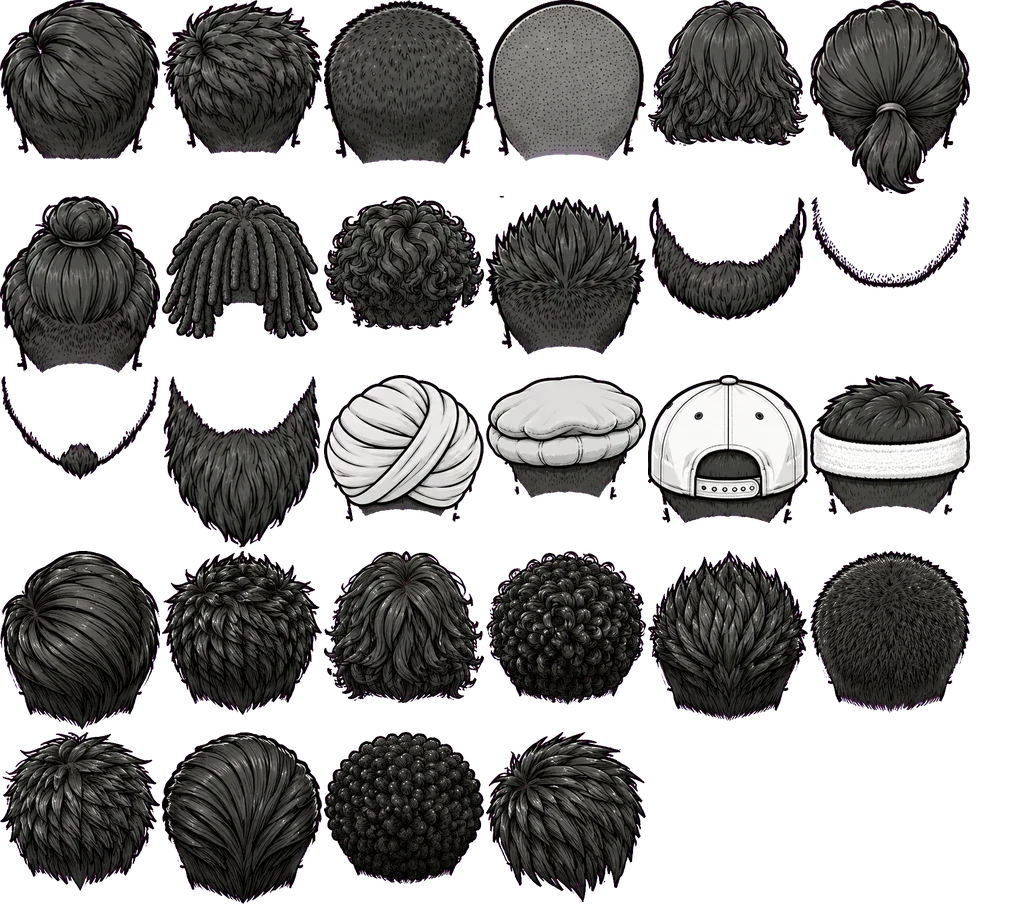
#> input picture img/hair/back.webp, 1024 x 904 px, given in place of ef476cc3-image.png, which was not available
$ python crest_preview.py ../../img/hair/back.webp
#> lines starting #> are read from the running program, lines starting #| are printed output that depends on the picture; after the words box and inside, x2 and y2 are one past the last pixel; in counts of white or black regions, pixels touching at a corner belong together; pictures that were not available may be replaced by others from this repository, and a replacement may not be noted
#> (reads tools/kit/crest-front.json from the repository)
### tools/build_hair.py
#!/usr/bin/env python3
"""Hair, beard and headwear overlays for the players on the pitch (img/hair/<view>.webp + js/hairatlas.js).

usage: python3 tools/build_hair.py FRONT.png BACK.png HEADWEAR.png

FRONT / BACK: rows of 5 on magenta: hair 1-10 (two rows), beards 11-15 (third row; the back
sheet's moustache is empty). HEADWEAR: top row front, bottom row back: turban, pakol, cap,
headband, sunglasses (front only). Thin stray lines (the ear outlines drawn on the back views)
are dropped. Needs numpy, scipy and Pillow.
"""
import json
import sys
import numpy as np
from PIL import Image
from scipy import ndimage as ndi

HAIR = ['part', 'messy', 'buzz', 'bald', 'long', 'ponytail', 'bun', 'dreads', 'curly', 'spiky']
BEARD = ['full', 'stubble', 'moustache', 'goatee', 'long']
WEAR = ['turban', 'pakol', 'cap', 'headband', 'shades']
# Where each piece sits on the head: the skull's top-centre is at (left + cx * width,
# top + dy * W) of the piece's box, W being the skull width the pieces were drawn on
# (the bald piece's width). Fitted by eye on the game's own head (tools preview).
SKULL = {'front': 244, 'back': 236, 'wear': 290}  # (the headwear sheet was drawn on a bigger head)
ANCHOR = {
    'hair:part': (0.5, 0.05), 'hair:messy': (0.5, 0.08), 'hair:buzz': (0.5, 0.0), 'hair:bald': (0.5, 0.0),
    'hair:long': (0.5, 0.02), 'hair:ponytail': (0.5, 0.03), 'hair:bun': (0.5, 0.3), 'hair:dreads': (0.5, 0.06),
    'hair:curly': (0.5, 0.1), 'hair:spiky': (0.5, 0.12),
    'beard:full': (0.5, -0.75), 'beard:stubble': (0.5, -0.8), 'beard:moustache': (0.5, -1.0),
    'beard:goatee': (0.5, -0.95), 'beard:long': (0.5, -0.75),
    'wear:turban': (0.5, 0.15), 'wear:pakol': (0.5, 0.1), 'wear:cap': (0.5, 0.05), 'wear:headband': (0.5, 0.12),
    'wear:shades': (0.5, -0.6),
}


def keyed(path):
    a = np.array(Image.open(path).convert('RGBA')).astype(np.float32)
    r, g, b = a[..., 0], a[..., 1], a[..., 2]
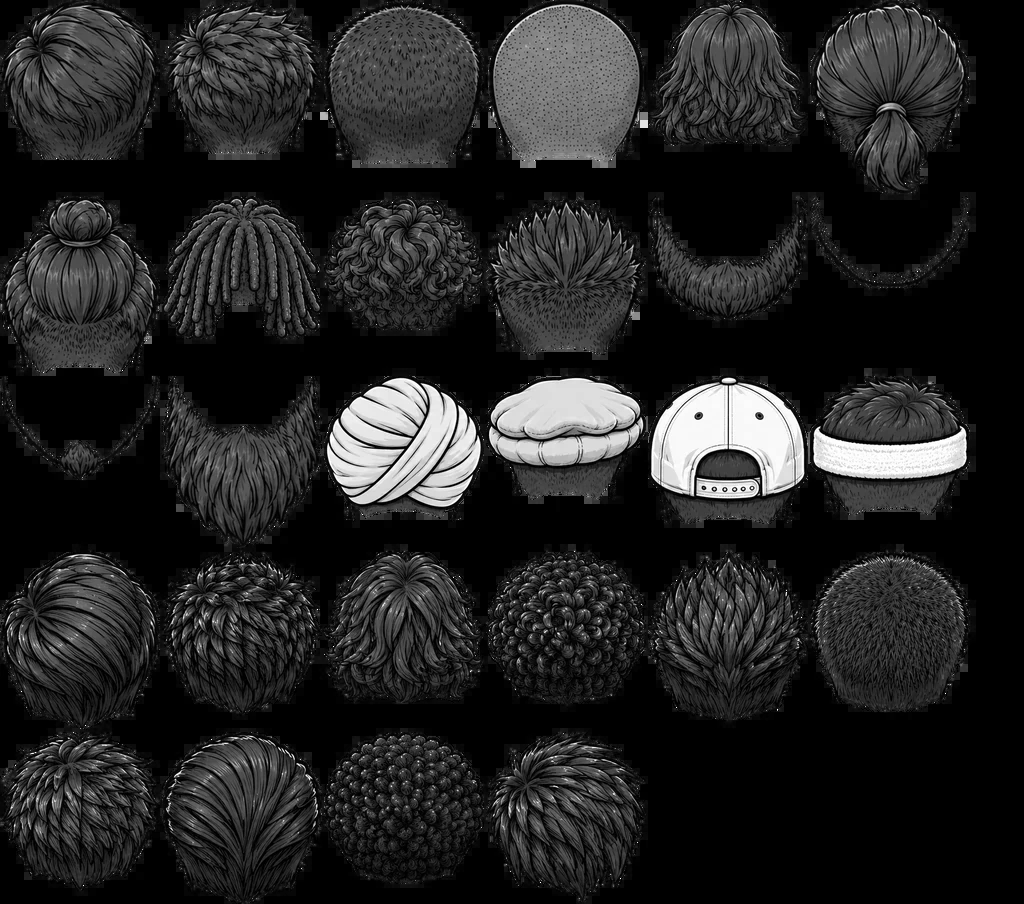
#> r: shape (904, 1024) float32; min 0, max 255, mean 35.5
    m = np.minimum(r, b) - g  # magenta-ness
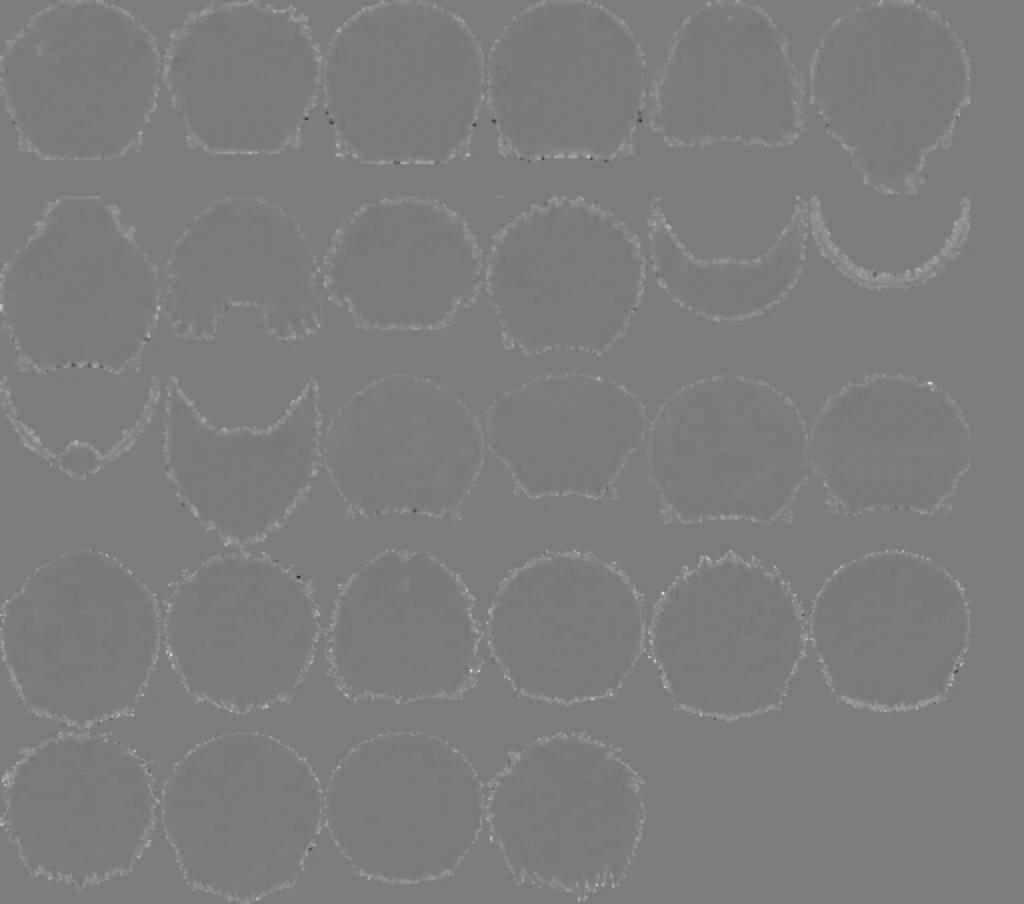
#> m: shape (904, 1024) float32; min -151, max 156, mean 0.1; drawn with min black and max white
    alpha = np.clip(1 - (m - 60) / 100, 0, 1)
    mag = np.array([250, 0, 250], np.float32)
    part = (alpha > 0) & (alpha < 1)
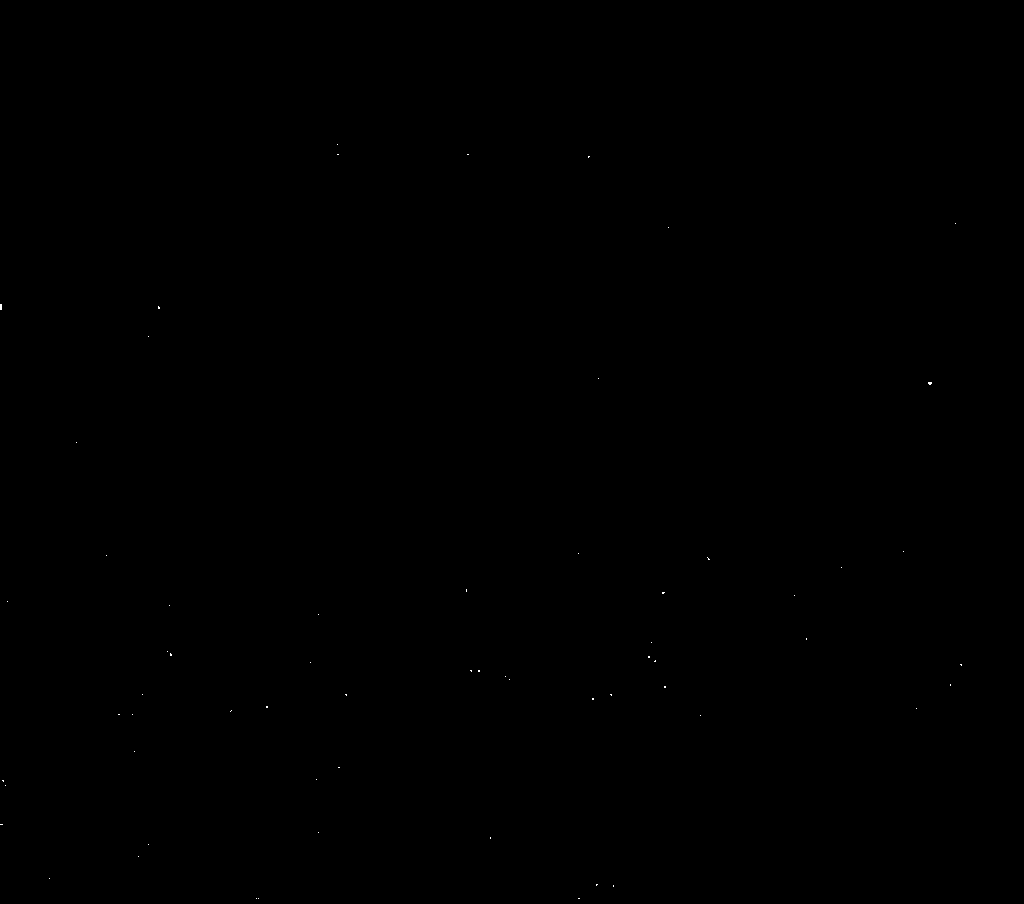
#> part: shape (904, 1024) bool; 0.02% white in thin lines or dots, all inside (x1, y1, x2, y2) = (0, 144, 962, 899)
    k = alpha[part][:, None]
#> k = 143 values, max 0.99 at index 3, min 0.04 at index 55, mean 0.847
    a[..., :3][part] = np.clip((a[..., :3][part] - (1 - k) * mag) / np.maximum(k, 0.25), 0, 255)
    a[..., 3] = alpha * 255
    return a


# [101 lines left out: functions cells, no_ears, main, not called in this run]


# [2 lines that do not run on import are left out]

### tools/kit/crest_preview.py
# Preview of the club crest on the front sheet (mockup tool, see SHIRT_PRINT.md).
import sys, json
import numpy as np
from PIL import Image, ImageDraw, ImageFont
from scipy import ndimage as ndi
S = sys.argv[1]; sys.argv = ['x', S]; sys.path.insert(0, 'tools'); sys.path.insert(0, S)
import build_hair as B, proto as P
U = '/root/.claude/uploads/54ad0d67-eae6-5a96-ba09-24e3e4b2e539/'
PL = json.load(open(S + '/crest-front.json'))['frames']
base = B.keyed(U + 'ef476cc3-image.png') / 255
Lh = np.array(Image.open(S + '/hair-part-front.png')).astype(np.float32) / 255
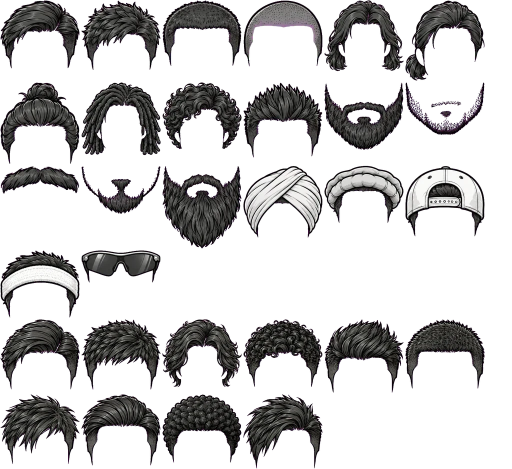
#> input picture img/hair/front.webp, 1024 x 938 px, given in place of hair-part-front.png, which was not available (shown at 1/2 size)
op = base[..., 3] > 0.25
#> op: shape (904, 1024) bool; 100% white; black in thin lines or dots, all inside (x1, y1, x2, y2) = (663, 593, 664, 594)
lab, k = ndi.label(op); s = ndi.sum(op, lab, range(1, k + 1)); bx = ndi.find_objects(lab)
#> after `lab, k = ndi.label(op)`: k = 1
#> after `s = ndi.sum(op, lab, range(1, k + 1))`: s = [925695]
#> after `bx = ndi.find_objects(lab)`: bx = 1 item
order = sorted([i for i in range(k) if s[i] > 20000], key=lambda i: (bx[i][0].start // 600, bx[i][1].start))
#> order = [0]
#> (the run stopped early here; a loop or call above may not have finished)
